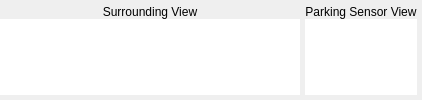
         <widget class="QWidget" name="page_home">
          <layout class="QHBoxLayout" name="horizontalLayout_22">
           <property name="spacing">
            <number>5</number>
           </property>
           <property name="leftMargin">
            <number>0</number>
           </property>
           <property name="topMargin">
            <number>5</number>
           </property>
           <property name="rightMargin">
            <number>5</number>
           </property>
           <property name="bottomMargin">
            <number>5</number>
           </property>
           <item>
            <widget class="QFrame" name="frame_17">
             <property name="frameShape">
              <enum>QFrame::NoFrame</enum>
             </property>
             <property name="frameShadow">
              <enum>QFrame::Raised</enum>
             </property>
             <layout class="QVBoxLayout" name="verticalLayout_20">
              <property name="spacing">
               <number>0</number>
              </property>
              <property name="leftMargin">
               <number>0</number>
              </property>
              <property name="topMargin">
               <number>0</number>
              </property>
              <property name="rightMargin">
               <number>0</number>
              </property>
              <property name="bottomMargin">
               <number>0</number>
              </property>
              <item>
               <widget class="QLabel" name="label_72">
                <property name="text">
                 <string>Surrounding View</string>
                </property>
                <property name="alignment">
                 <set>Qt::AlignCenter</set>
                </property>
               </widget>
              </item>
              <item>
               <widget class="QLabel" name="image_topdown">
                <property name="sizePolicy">
                 <sizepolicy hsizetype="Preferred" vsizetype="Expanding">
                  <horstretch>0</horstretch>
                  <verstretch>0</verstretch>
                 </sizepolicy>
                </property>
                <property name="minimumSize">
                 <size>
                  <width>300</width>
                  <height>0</height>
                 </size>
                </property>
                <property name="maximumSize">
                 <size>
                  <width>300</width>
                  <height>16777215</height>
                 </size>
                </property>
                <property name="styleSheet">
                 <string notr="true">background: white;</string>
                </property>
                <property name="text">
                 <string/>
                </property>
                <property name="alignment">
                 <set>Qt::AlignCenter</set>
                </property>
               </widget>
              </item>
             </layout>
            </widget>
           </item>
           <item>
            <widget class="QFrame" name="frame_18">
             <property name="frameShape">
              <enum>QFrame::NoFrame</enum>
             </property>
             <property name="frameShadow">
              <enum>QFrame::Raised</enum>
             </property>
             <layout class="QVBoxLayout" name="verticalLayout_23">
              <property name="spacing">
               <number>0</number>
              </property>
              <property name="leftMargin">
               <number>0</number>
              </property>
              <property name="topMargin">
               <number>0</number>
              </property>
              <property name="rightMargin">
               <number>0</number>
              </property>
              <property name="bottomMargin">
               <number>0</number>
              </property>
              <item>
               <widget class="QLabel" name="label_73">
                <property name="text">
                 <string>Parking Sensor View</string>
                </property>
                <property name="alignment">
                 <set>Qt::AlignCenter</set>
                </property>
               </widget>
              </item>
              <item>
               <widget class="QLabel" name="image_default">
                <property name="sizePolicy">
                 <sizepolicy hsizetype="Expanding" vsizetype="Expanding">
                  <horstretch>0</horstretch>
                  <verstretch>0</verstretch>
                 </sizepolicy>
                </property>
                <property name="styleSheet">
                 <string notr="true">background: white;</string>
                </property>
                <property name="text">
                 <string/>
                </property>
                <property name="alignment">
                 <set>Qt::AlignCenter</set>
                </property>
               </widget>
              </item>
             </layout>
            </widget>
           </item>
          </layout>
         </widget>
